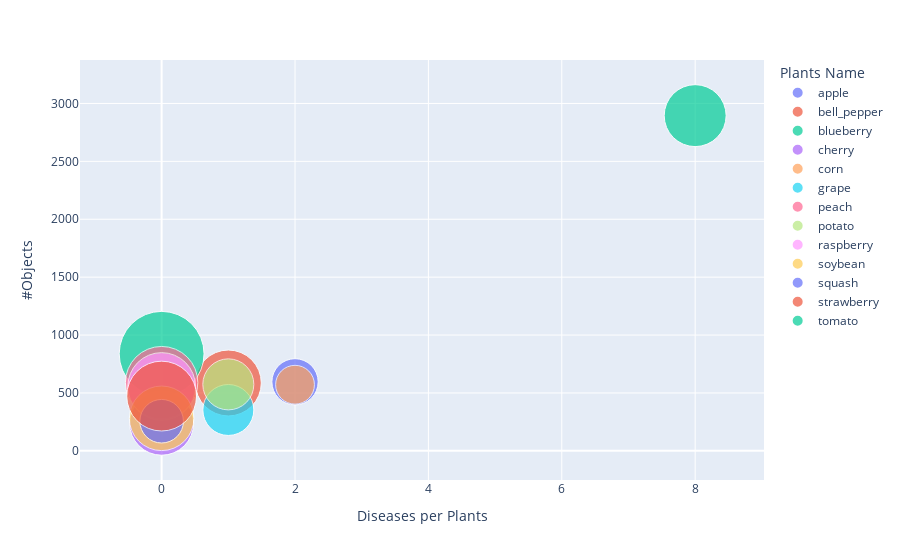

Notebook code for this chart:
### Markdown cell above
### c) Plant study

### Code cell
import plotly.graph_objects as go
import plotly.express as px

# Get data about groups (Plants)
group = df.groupby("PlantsName")
stats = []
for g in group:
    plants_name, images, objects = g[0], len(g[1]["FileName"].unique()), len(g[1])
    diseases_count, obj_per_img = len(g[1]["Name"].unique())-1, objects/images
    
    stats.append([plants_name, diseases_count, images, objects, obj_per_img])


df_stats = pd.DataFrame(stats, columns =["Plants Name", "Diseases per Plants", "#Images", "#Objects", "Obj per Img"] )


fig = px.scatter(df_stats, x="Diseases per Plants", y="#Objects", size="Obj per Img", color="Plants Name",
           hover_name="Plants Name", size_max=60)
fig.show()

### Figure 1 — Plotly figure (JSON) as saved in the notebook; plotly's stock layout.template omitted (floating-point values rounded to 4 significant figures)
{"data": [{"hovertemplate": "<b>%{hovertext}</b><br><br>Plants Name=apple<br>Diseases per Plants=%{x}<br>#Objects=%{y}<br>Obj per Img=%{marker.size}<extra></extra>", "hovertext": ["apple"], "legendgroup": "apple", "marker": {"color": "#636efa", "size": [2.191], "sizemode": "area", "sizeref": 0.002042, "symbol": "circle"}, "mode": "markers", "name": "apple", "orientation": "v", "showlegend": true, "type": "scatter", "x": [2], "xaxis": "x", "y": [596], "yaxis": "y"}, {"hovertemplate": "<b>%{hovertext}</b><br><br>Plants Name=bell_pepper<br>Diseases per Plants=%{x}<br>#Objects=%{y}<br>Obj per Img=%{marker.size}<extra></extra>", "hovertext": ["bell_pepper"], "legendgroup": "bell_pepper", "marker": {"color": "#EF553B", "size": [4.439], "sizemode": "area", "sizeref": 0.002042, "symbol": "circle"}, "mode": "markers", "name": "bell_pepper", "orientation": "v", "showlegend": true, "type": "scatter", "x": [1], "xaxis": "x", "y": [586], "yaxis": "y"}, {"hovertemplate": "<b>%{hovertext}</b><br><br>Plants Name=blueberry<br>Diseases per Plants=%{x}<br>#Objects=%{y}<br>Obj per Img=%{marker.size}<extra></extra>", "hovertext": ["blueberry"], "legendgroup": "blueberry", "marker": {"color": "#00cc96", "size": [7.351], "sizemode": "area", "sizeref": 0.002042, "symbol": "circle"}, "mode": "markers", "name": "blueberry", "orientation": "v", "showlegend": true, "type": "scatter", "x": [0], "xaxis": "x", "y": [838], "yaxis": "y"}, {"hovertemplate": "<b>%{hovertext}</b><br><br>Plants Name=cherry<br>Diseases per Plants=%{x}<br>#Objects=%{y}<br>Obj per Img=%{marker.size}<extra></extra>", "hovertext": ["cherry"], "legendgroup": "cherry", "marker": {"color": "#ab63fa", "size": [4.193], "sizemode": "area", "sizeref": 0.002042, "symbol": "circle"}, "mode": "markers", "name": "cherry", "orientation": "v", "showlegend": true, "type": "scatter", "x": [0], "xaxis": "x", "y": [239], "yaxis": "y"}, {"hovertemplate": "<b>%{hovertext}</b><br><br>Plants Name=corn<br>Diseases per Plants=%{x}<br>#Objects=%{y}<br>Obj per Img=%{marker.size}<extra></extra>", "hovertext": ["corn"], "legendgroup": "corn", "marker": {"color": "#FFA15A", "size": [1.539], "sizemode": "area", "sizeref": 0.002042, "symbol": "circle"}, "mode": "markers", "name": "corn", "orientation": "v", "showlegend": true, "type": "scatter", "x": [2], "xaxis": "x", "y": [571], "yaxis": "y"}, {"hovertemplate": "<b>%{hovertext}</b><br><br>Plants Name=grape<br>Diseases per Plants=%{x}<br>#Objects=%{y}<br>Obj per Img=%{marker.size}<extra></extra>", "hovertext": ["grape"], "legendgroup": "grape", "marker": {"color": "#19d3f3", "size": [2.654], "sizemode": "area", "sizeref": 0.002042, "symbol": "circle"}, "mode": "markers", "name": "grape", "orientation": "v", "showlegend": true, "type": "scatter", "x": [1], "xaxis": "x", "y": [353], "yaxis": "y"}, {"hovertemplate": "<b>%{hovertext}</b><br><br>Plants Name=peach<br>Diseases per Plants=%{x}<br>#Objects=%{y}<br>Obj per Img=%{marker.size}<extra></extra>", "hovertext": ["peach"], "legendgroup": "peach", "marker": {"color": "#FF6692", "size": [5.355], "sizemode": "area", "sizeref": 0.002042, "symbol": "circle"}, "mode": "markers", "name": "peach", "orientation": "v", "showlegend": true, "type": "scatter", "x": [0], "xaxis": "x", "y": [589], "yaxis": "y"}, {"hovertemplate": "<b>%{hovertext}</b><br><br>Plants Name=potato<br>Diseases per Plants=%{x}<br>#Objects=%{y}<br>Obj per Img=%{marker.size}<extra></extra>", "hovertext": ["potato"], "legendgroup": "potato", "marker": {"color": "#B6E880", "size": [2.657], "sizemode": "area", "sizeref": 0.002042, "symbol": "circle"}, "mode": "markers", "name": "potato", "orientation": "v", "showlegend": true, "type": "scatter", "x": [1], "xaxis": "x", "y": [574], "yaxis": "y"}, {"hovertemplate": "<b>%{hovertext}</b><br><br>Plants Name=raspberry<br>Diseases per Plants=%{x}<br>#Objects=%{y}<br>Obj per Img=%{marker.size}<extra></extra>", "hovertext": ["raspberry"], "legendgroup": "raspberry", "marker": {"color": "#FF97FF", "size": [4.672], "sizemode": "area", "sizeref": 0.002042, "symbol": "circle"}, "mode": "markers", "name": "raspberry", "orientation": "v", "showlegend": true, "type": "scatter", "x": [0], "xaxis": "x", "y": [556], "yaxis": "y"}, {"hovertemplate": "<b>%{hovertext}</b><br><br>Plants Name=soybean<br>Diseases per Plants=%{x}<br>#Objects=%{y}<br>Obj per Img=%{marker.size}<extra></extra>", "hovertext": ["soybean"], "legendgroup": "soybean", "marker": {"color": "#FECB52", "size": [4.258], "sizemode": "area", "sizeref": 0.002042, "symbol": "circle"}, "mode": "markers", "name": "soybean", "orientation": "v", "showlegend": true, "type": "scatter", "x": [0], "xaxis": "x", "y": [281], "yaxis": "y"}, {"hovertemplate": "<b>%{hovertext}</b><br><br>Plants Name=squash<br>Diseases per Plants=%{x}<br>#Objects=%{y}<br>Obj per Img=%{marker.size}<extra></extra>", "hovertext": ["squash"], "legendgroup": "squash", "marker": {"color": "#636efa", "size": [1.939], "sizemode": "area", "sizeref": 0.002042, "symbol": "circle"}, "mode": "markers", "name": "squash", "orientation": "v", "showlegend": true, "type": "scatter", "x": [0], "xaxis": "x", "y": [256], "yaxis": "y"}, {"hovertemplate": "<b>%{hovertext}</b><br><br>Plants Name=strawberry<br>Diseases per Plants=%{x}<br>#Objects=%{y}<br>Obj per Img=%{marker.size}<extra></extra>", "hovertext": ["strawberry"], "legendgroup": "strawberry", "marker": {"color": "#EF553B", "size": [4.979], "sizemode": "area", "sizeref": 0.002042, "symbol": "circle"}, "mode": "markers", "name": "strawberry", "orientation": "v", "showlegend": true, "type": "scatter", "x": [0], "xaxis": "x", "y": [473], "yaxis": "y"}, {"hovertemplate": "<b>%{hovertext}</b><br><br>Plants Name=tomato<br>Diseases per Plants=%{x}<br>#Objects=%{y}<br>Obj per Img=%{marker.size}<extra></extra>", "hovertext": ["tomato"], "legendgroup": "tomato", "marker": {"color": "#00cc96", "size": [3.917], "sizemode": "area", "sizeref": 0.002042, "symbol": "circle"}, "mode": "markers", "name": "tomato", "orientation": "v", "showlegend": true, "type": "scatter", "x": [8], "xaxis": "x", "y": [2895], "yaxis": "y"}], "layout": {"legend": {"itemsizing": "constant", "title": {"text": "Plants Name"}, "tracegroupgap": 0}, "margin": {"t": 60}, "xaxis": {"anchor": "y", "domain": [0, 1], "title": {"text": "Diseases per Plants"}}, "yaxis": {"anchor": "x", "domain": [0, 1], "title": {"text": "#Objects"}}}}
